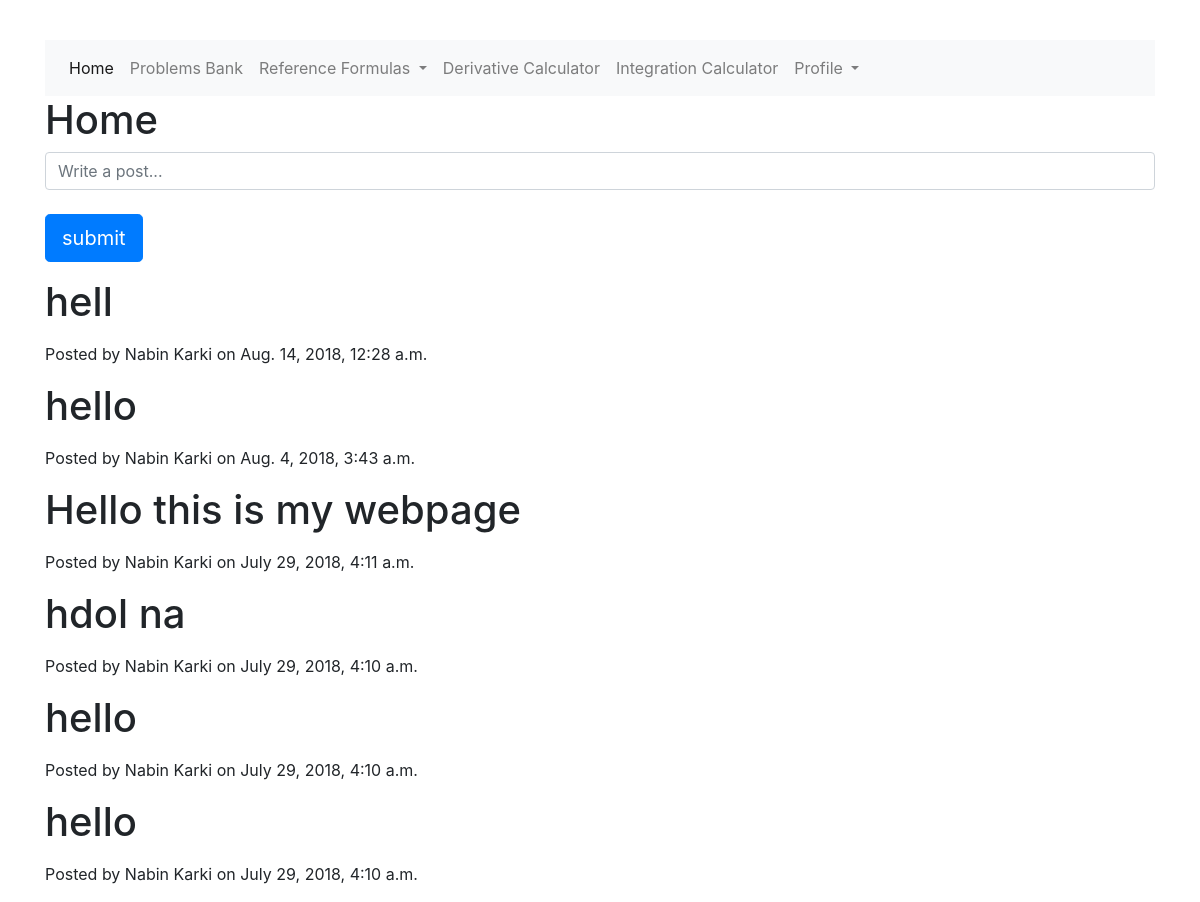
The app's page /home/ (signed in) with its own data.
### home/models.py (models this page shows)
class Post(models.Model):
    post = models.CharField(max_length=500)
    user = models.ForeignKey(User,on_delete=models.CASCADE)
    created = models.DateTimeField(auto_now_add=True)
    updated = models.DateTimeField(auto_now=True)

### home/views.py (the view, shortened to what this page needs)
# urls.py: path('',HomeView.as_view(),name='home')
class HomeView(TemplateView):
    template_name = 'home/home.html'
    def get(self,request):
        form = HomeForm()
        posts = Post.objects.all().order_by('-created')
        args = {'form':form,'posts':posts}
        return render(request,self.template_name,args)

### home/forms.py
class HomeForm(forms.ModelForm):
    post = forms.CharField(widget=forms.TextInput(
    attrs = {
        'class':'form-control',
        'placeholder': 'Write a post...'
    }
    ))
    class Meta:
        model = Post
        fields = ('post',)

### home/templates/home/home.html (shortened to what this page needs)
{% extends "base.html" %}
{% block body %}
<div class="container">
  <h1>Home </h1>
  <form method="post">
    {{form.post}}
    <br>
    <input type="submit"class="btn btn-primary btn-lg"name="" value="submit">
  </form>
  {% for post in posts  %}
    <h1>{{post.post}}</h1>
    <p>Posted by {{post.user.get_full_name}} on {{post.created}}</p>
  {% endfor %}
</div>
{% endblock %}

### accounts/templates/base.html (shortened to what this page needs)
<html lang="en" dir="ltr">
{% load static %}
  <head>
    <link rel="stylesheet" type="text/css" href="//cdnjs.cloudflare.com/ajax/libs/jsxgraph/0.99.7/jsxgraph.css" />
    <link rel="stylesheet" href="https://stackpath.bootstrapcdn.com/bootstrap/4.1.1/css/bootstrap.min.css"
>
  </head>
  <body>
    <div class="container">
    <button class="navbar-toggler" type="button" data-toggle="collapse" data-target="#navbarSupportedContent" aria-controls="navbarSupportedContent" aria-expanded="false" aria-label="Toggle navigation">
      <span class="navbar-toggler-icon"></span>
    </button>
    {% if user.is_authenticated %}
    <nav class="navbar navbar-expand-lg navbar-light bg-light">
        <ul class="navbar-nav mr-auto">
          <li class="nav-item active">
            <a class="nav-link" href="/accounts/">Home <span class="sr-only">(current)</span></a>
          </li>
          <li class="nav-item">
            <a class="nav-link" href="#">Problems Bank </a>
          </li>
          <li class="nav-item dropdown">
            <a class="nav-link dropdown-toggle" href="#" id="navbarDropdown" role="button" data-toggle="dropdown" aria-haspopup="true" aria-expanded="false">
              Reference Formulas
            </a>
          </li>
          <li class="nav-item">
            <a class="nav-link enabled" href="#">Derivative Calculator</a>
          </li>
          <li class="nav-item">
            <a class="nav-link enabled" href="{% url 'accounts:integrate' %}">Integration Calculator</a>
          </li>
          <li class="nav-item dropdown">
            <a class="nav-link dropdown-toggle" href="#" id="navbarDropdown" role="button" data-toggle="dropdown" aria-haspopup="true" aria-expanded="false">
              Profile
            </a>
          </li>
      </ul>
  {% endif %}
      </div>
    {% block body %}{% endblock %}
  </body>
</html>

### records on screen
Post: post "hell", user.get_full_name "Nabin Karki", created "Aug. 14, 2018, 12:28 a.m."
Post: post "hello", user.get_full_name "Nabin Karki", created "Aug. 4, 2018, 3:43 a.m."
Post: post "Hello this is my webpage", user.get_full_name "Nabin Karki", created "July 29, 2018, 4:11 a.m."
Post: post "hdol na", user.get_full_name "Nabin Karki", created "July 29, 2018, 4:10 a.m."
Post: post "hello", user.get_full_name "Nabin Karki", created "July 29, 2018, 4:10 a.m."
Post: post "hello", user.get_full_name "Nabin Karki", created "July 29, 2018, 4:10 a.m."
